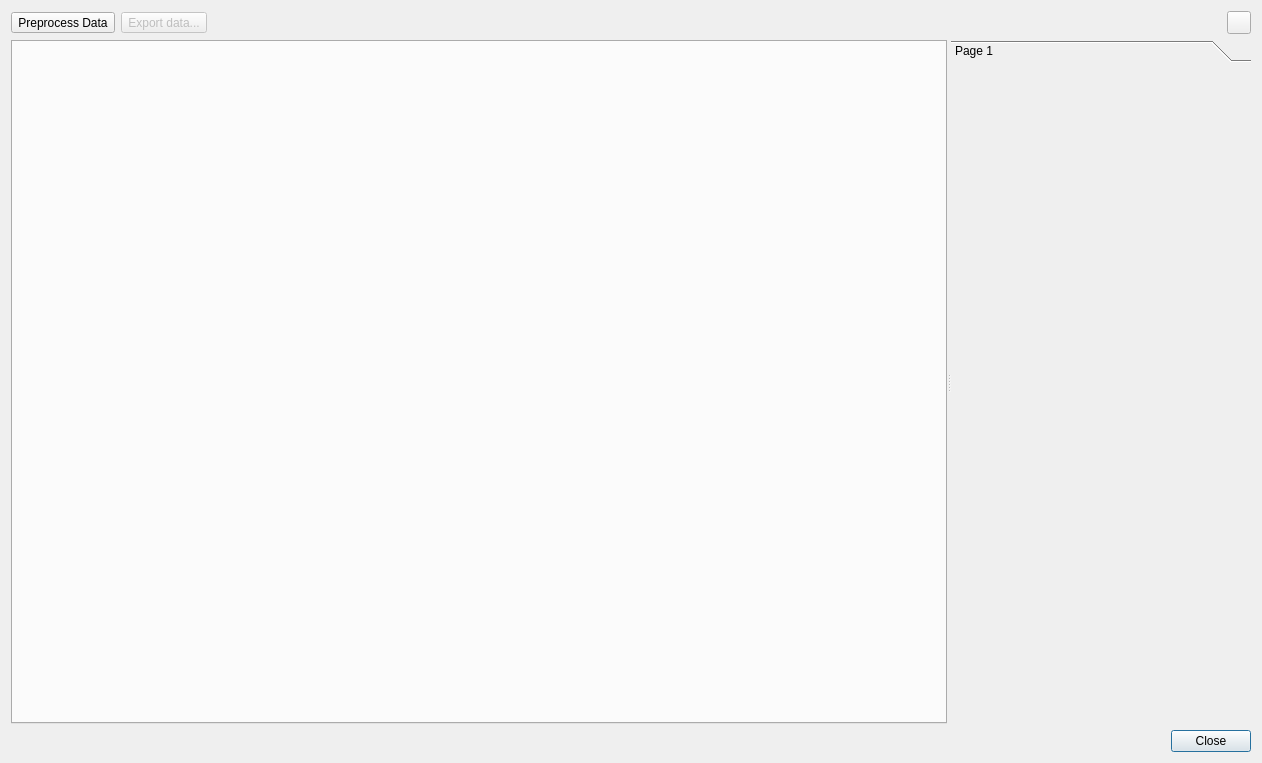
<?xml version="1.0" encoding="UTF-8"?>
<ui version="4.0">
 <author>Anton Rau</author>
 <class>IntelliCageDialog</class>
 <widget class="QDialog" name="IntelliCageDialog">
  <property name="geometry">
   <rect>
    <x>0</x>
    <y>0</y>
    <width>1262</width>
    <height>763</height>
   </rect>
  </property>
  <property name="windowTitle">
   <string>IntelliCage</string>
  </property>
  <layout class="QVBoxLayout" name="verticalLayout">
   <item>
    <layout class="QHBoxLayout" name="toolbarLayout">
     <item>
      <widget class="QToolButton" name="toolButtonPreprocess">
       <property name="text">
        <string>Preprocess Data</string>
       </property>
       <property name="icon">
        <iconset resource="../../../../resources/resources.qrc">
         <normaloff>:/icons/preprocess.png</normaloff>:/icons/preprocess.png</iconset>
       </property>
       <property name="toolButtonStyle">
        <enum>Qt::ToolButtonStyle::ToolButtonTextBesideIcon</enum>
       </property>
      </widget>
     </item>
     <item>
      <widget class="QToolButton" name="toolButtonExport">
       <property name="enabled">
        <bool>false</bool>
       </property>
       <property name="text">
        <string>Export data...</string>
       </property>
       <property name="icon">
        <iconset resource="../../../../resources/resources.qrc">
         <normaloff>:/icons/icons8-export-16.png</normaloff>:/icons/icons8-export-16.png</iconset>
       </property>
       <property name="toolButtonStyle">
        <enum>Qt::ToolButtonStyle::ToolButtonTextBesideIcon</enum>
       </property>
      </widget>
     </item>
     <item>
      <spacer name="horizontalSpacer">
       <property name="orientation">
        <enum>Qt::Orientation::Horizontal</enum>
       </property>
       <property name="sizeHint" stdset="0">
        <size>
         <width>40</width>
         <height>20</height>
        </size>
       </property>
      </spacer>
     </item>
     <item>
      <widget class="QToolButton" name="toolButtonHelp">
       <property name="icon">
        <iconset resource="../../../../resources/resources.qrc">
         <normaloff>:/icons/icons8-help-16.png</normaloff>:/icons/icons8-help-16.png</iconset>
       </property>
      </widget>
     </item>
    </layout>
   </item>
   <item>
    <widget class="QSplitter" name="splitter">
     <property name="sizePolicy">
      <sizepolicy hsizetype="Expanding" vsizetype="Expanding">
       <horstretch>0</horstretch>
       <verstretch>0</verstretch>
      </sizepolicy>
     </property>
     <property name="orientation">
      <enum>Qt::Orientation::Horizontal</enum>
     </property>
     <widget class="QTabWidget" name="tabWidget">
      <property name="currentIndex">
       <number>-1</number>
      </property>
     </widget>
     <widget class="QToolBox" name="toolBox">
      <property name="maximumSize">
       <size>
        <width>300</width>
        <height>16777215</height>
       </size>
      </property>
      <widget class="QWidget" name="page">
       <property name="geometry">
        <rect>
         <x>0</x>
         <y>0</y>
         <width>300</width>
         <height>654</height>
        </rect>
       </property>
       <attribute name="label">
        <string>Page 1</string>
       </attribute>
      </widget>
     </widget>
    </widget>
   </item>
   <item>
    <widget class="QDialogButtonBox" name="buttonBox">
     <property name="orientation">
      <enum>Qt::Orientation::Horizontal</enum>
     </property>
     <property name="standardButtons">
      <set>QDialogButtonBox::StandardButton::Close</set>
     </property>
    </widget>
   </item>
  </layout>
 </widget>
 <resources>
  <include location="../../../../resources/resources.qrc"/>
 </resources>
 <connections>
  <connection>
   <sender>buttonBox</sender>
   <signal>accepted()</signal>
   <receiver>IntelliCageDialog</receiver>
   <slot>accept()</slot>
   <hints>
    <hint type="sourcelabel">
     <x>248</x>
     <y>254</y>
    </hint>
    <hint type="destinationlabel">
     <x>157</x>
     <y>274</y>
    </hint>
   </hints>
  </connection>
  <connection>
   <sender>buttonBox</sender>
   <signal>rejected()</signal>
   <receiver>IntelliCageDialog</receiver>
   <slot>reject()</slot>
   <hints>
    <hint type="sourcelabel">
     <x>316</x>
     <y>260</y>
    </hint>
    <hint type="destinationlabel">
     <x>286</x>
     <y>274</y>
    </hint>
   </hints>
  </connection>
 </connections>
</ui>
